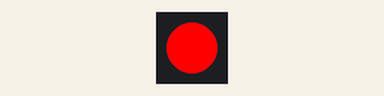
Bench run of a program on a simulated Raspberry Pi (BCM pin numbers). Parts: 1 RGB LEDs in strip order, left to right.

Above: at 0.2 s.
At 1.2 s:
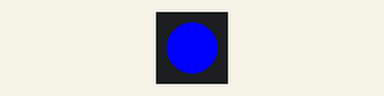
At 2.2 s:
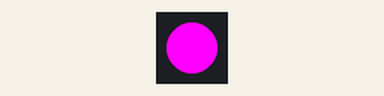
At 5.7 s:
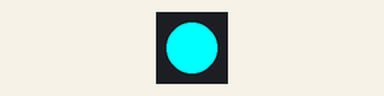
Timing chart, 0 to 6.9 s (numbered marks = the images above):
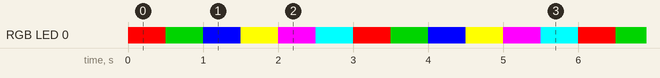

The program:

2.RGB-LED___.py
```python
#!/usr/bin/env python
# coding: utf-8

# <center><img src="./image/CLBLOGO.jpg" alt="创乐博" style="width: 300px;"/></center>

#
# # 2.RGB-LED灯传感器实验
#
# @----湖南创乐博智能科技有限公司---<br>
# @ 文件名：2.RGB-LED灯传感器实验.ipynb <br>
# @ 版本：V2.0 <br>
# @ author: zhulin <br>
# @ 说明：RGBLED灯控制程序，采用PWM方式进行控制! <br>

# ## 1.导入必要的库文件

# In[1]:


from gpiozero import RGBLED
from colorzero import Color
from time import sleep


# ## 2.定义颜色范围值

# In[2]:


colors = ['red', 'green', 'blue', 'yellow', 'magenta', 'cyan']


# ## 3.实例化LED管脚

# In[3]:


led = RGBLED(17, 18, 27)


# ## 4.主程序

# In[ ]:


# 调用循环函数
def makerobo_loop():
	while True:
		for col in colors:
			led.color = Color(col)
			sleep(0.5)
# 释放资源
def makerobo_destroy():
	led.close()

# 程序入口
if __name__ == "__main__":
	try:
		makerobo_loop()        # 调用循环函数
	except KeyboardInterrupt:  # 当按下Ctrl+C时，将执行destroy()子程序。
		makerobo_destroy()     # 释放资源
```

Measured:
- by itself, RGB LED 0: repeats every 3.0 s: RGB(0, 128, 0) 0.50 s, RGB(0, 0, 255) 0.50 s, RGB(255, 255, 0) 0.50 s, RGB(255, 0, 255) 0.50 s, RGB(0, 255, 255) 0.50 s, RGB(255, 0, 0) 0.50 s
- by itself, everything shown: repeats every 3.0 s, in 6 steps
